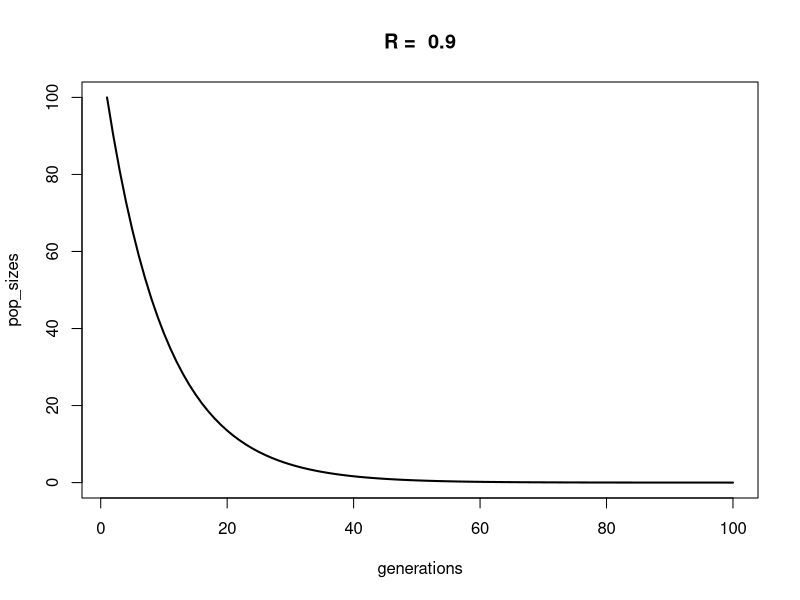
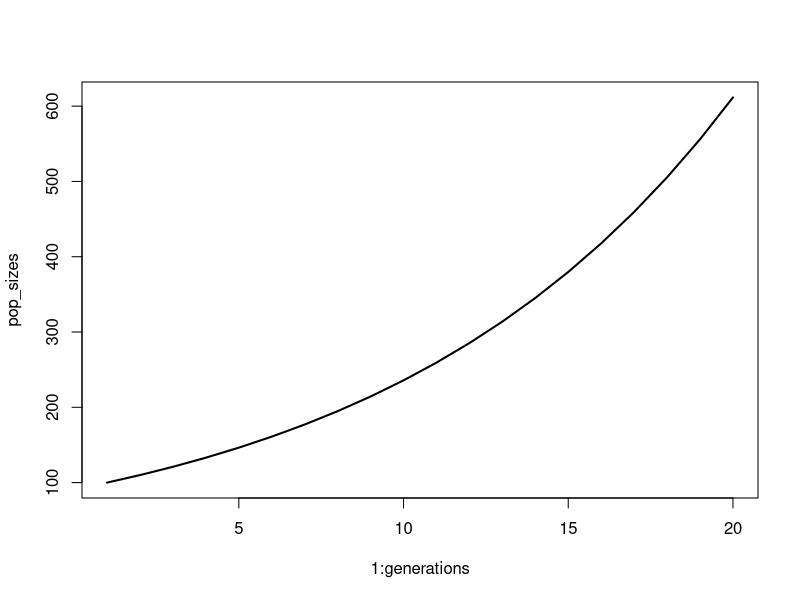
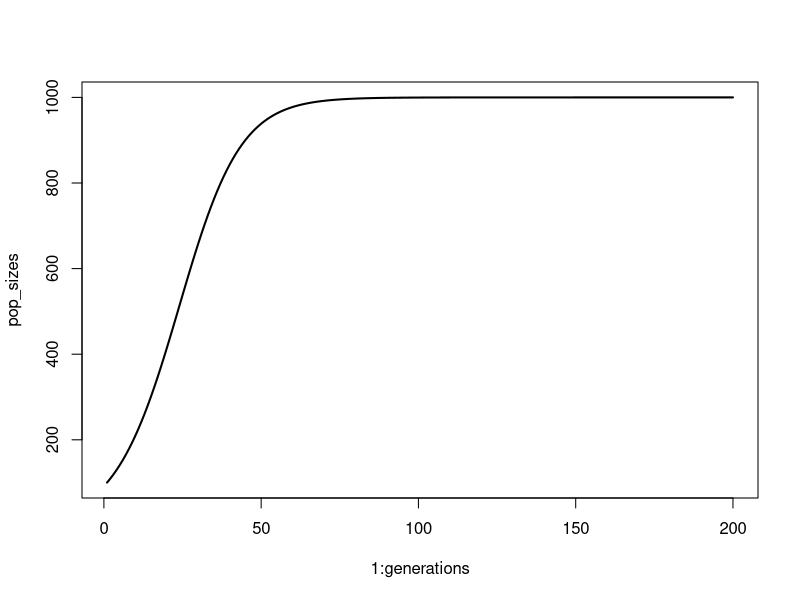
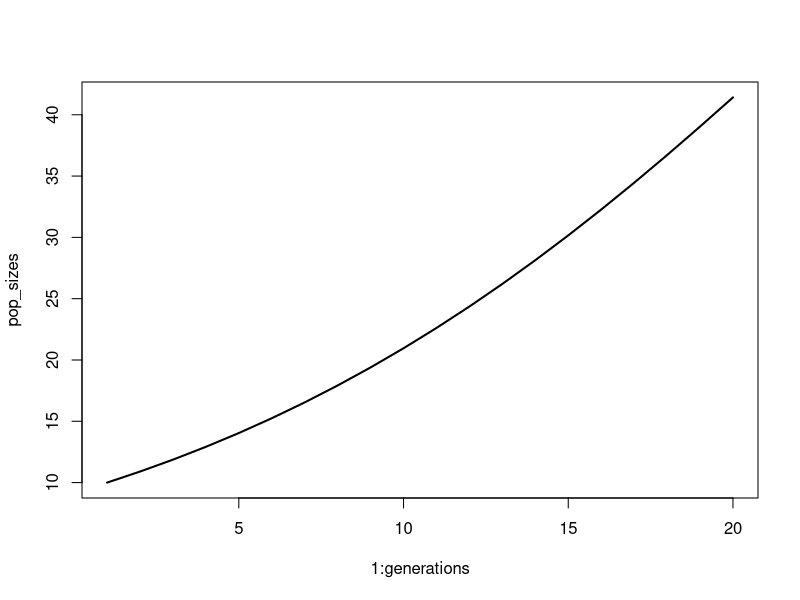
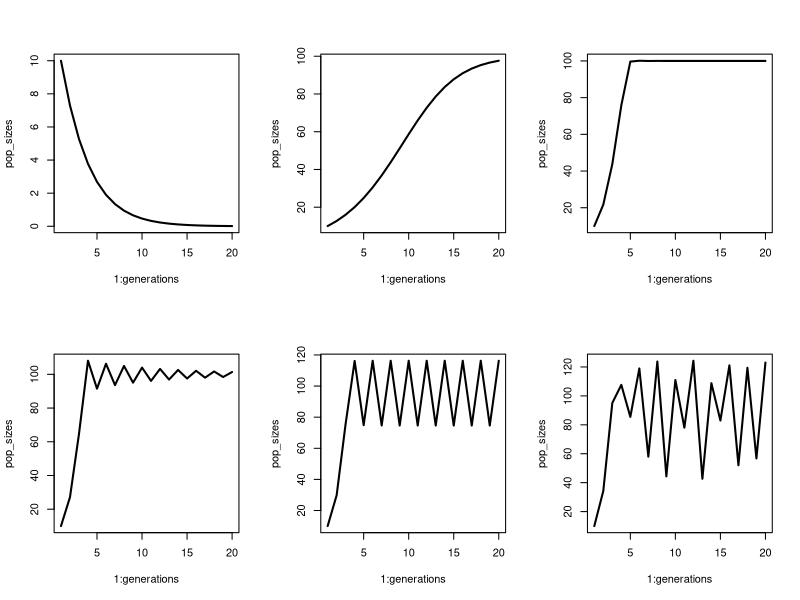
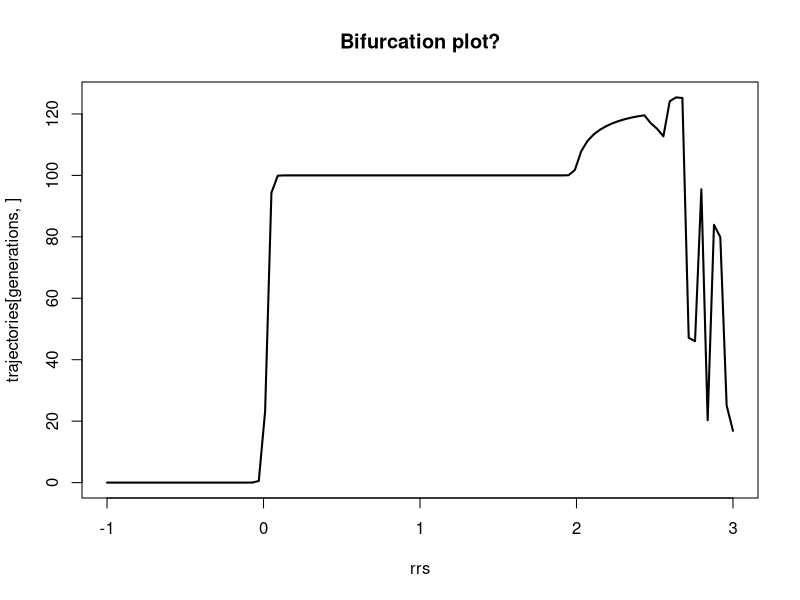
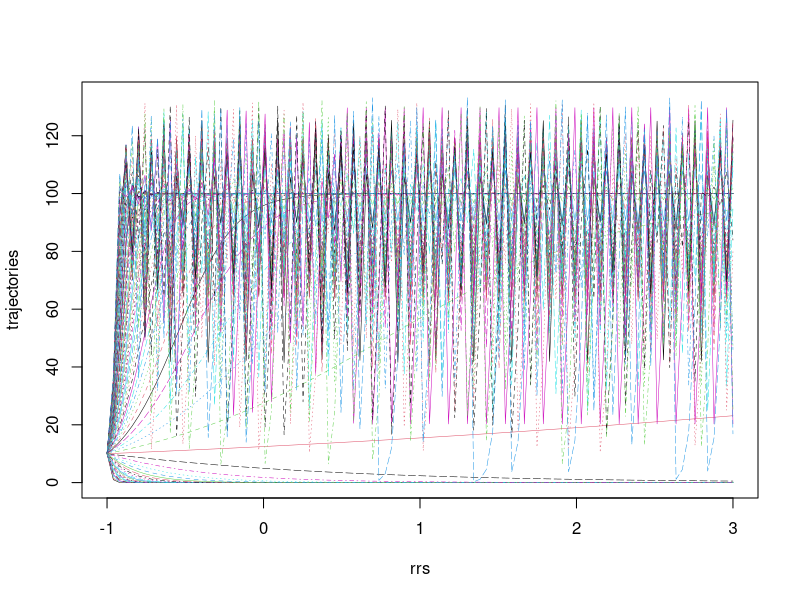
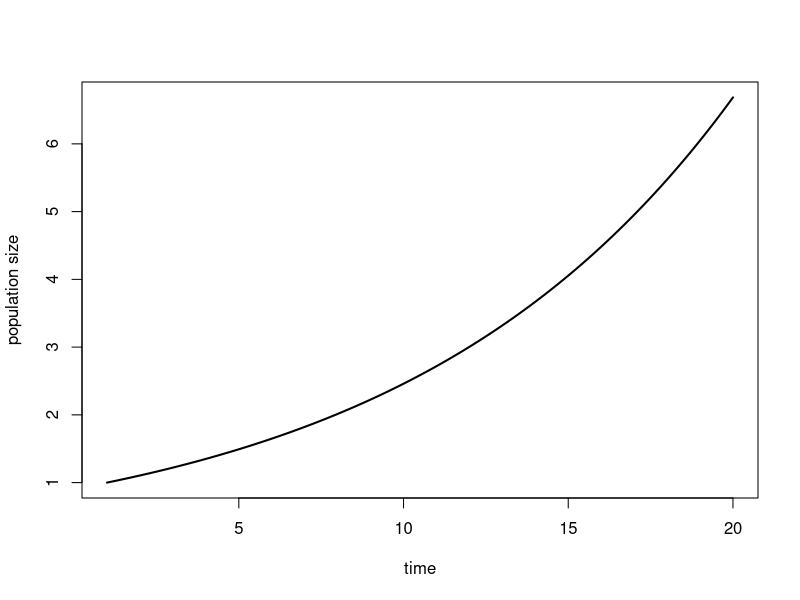

Generate these figures, in order, with R:
## ---- chunk 1
# conditions & parameters (these are new!)
generations <- 100
RR <- 0.9 # R is a parameter
N_init <- 100 # N is a state variable

# create and populate pop size vector
pop_sizes <- numeric(generations)
pop_sizes[1] <- N_init
for (time in 2:generations){
  pop_sizes[time] <- RR*pop_sizes[time-1]
}

head(pop_sizes)

# My favourite plot:
plot(x = 1:generations, y = pop_sizes, type = "l", lwd = 2,
     xlab = "generations", main = paste("R = ", RR))

## ---- chunk 2
# The function
geom_pop_growth <- function(N, RR, generations = 20) {
  pop_sizes <- numeric(generations)
  pop_sizes[1] <- N_init
  for (time in 2:generations){
    pop_sizes[time] <- RR*pop_sizes[time-1]
  }
  plot(y = pop_sizes, x = 1:generations, type = "l", lwd = 2)
  return(pop_sizes)
}

# Run the function 
geom_pop_growth(N = 100, RR = 1.1)
## ---- chunk 3
# parameters
# conditions & parameters (these are new!)
generations <- 200
rr <- .1 # R is a parameter
N_init <- 100 # N is a state variable
K <- 1000 # Carrying capacity - a parameter

# create and populate pop size vector
pop_sizes <- numeric(generations)
pop_sizes[1] <- N_init
for (time in 2:generations){
  pop_sizes[time] <- pop_sizes[time-1]*(1+rr*(1-pop_sizes[time-1]/K))
}
plot(y = pop_sizes, x = 1:generations, type = "l", lwd = 2)

## ---- chunk 4
# The function

logistic_pop_growth <- function(N, rr, generations = 20, K, plot = T) {
  pop_sizes <- numeric(generations)
  pop_sizes[1] <- N
  for (time in 2:generations){
    pop_sizes[time] <- pop_sizes[time-1]*(1+rr*(1-pop_sizes[time-1]/K))
  }
  
  if(plot == T) {plot(y = pop_sizes, x = 1:generations, type = "l", lwd = 2)}
  return(pop_sizes)
}

# Run the function
logistic_pop_growth(N = 10, rr = 0.1, K = 100)

## ---- chunk 5
rrs <- c(-0.3, 0.3, 1.3, 1.9, 2.2, 2.7)

par(mfrow = c(2,3))
for(rr in rrs) {
  logistic_pop_growth(N = 10, rr = rr, generations = 20, K = 100)
}
## ---- chunk 6
rrs <- seq(from = -1, to = 3, length.out = 100)
generations <- 100
trajectories <- sapply(rrs, function(x) logistic_pop_growth(N = 10, K = 100, rr = x, generations = generations, plot = F))

# I think this is what a bifurcation plot is!
par(mfrow = c(1,1))
matplot(y = trajectories[generations, ], x = rrs, type = "l", lwd = 2, main = "Bifurcation plot?")

# Or maybe it's this, but so messy!
matplot(y = trajectories, x = rrs, type = "l", lwd = 0.5)
## ---- chunk 7
library(deSolve)

# Set up the model
expGrowthODE <- function(tt, NN, params) { # Note that this needs to be (time, init, params!)
  derivs <- params["rr"]*NN # Exponential growth equation
  return(list(derivs))  # Return the derivs 
}

# Use lsoda to run the ODE
# lsoda(initial value of state variable, time seq, user-defined model, parameters)

# Set initial and parameters
init <- 1
tseq <- seq(from = 1, to = 20, by = 0.01)
parameters <- c(rr = 0.1)

pop_growth <- lsoda(init, tseq, expGrowthODE, parameters)
head(pop_growth)
plot(x = pop_growth[, 1], y = pop_growth[, 2], type = "l", lwd = 2,
     xlab = "time", ylab = "population size")
## ---- chunk 8
# Set up the model
logGrowthODE <- function(tt, NN, params) { 
  derivs <- params["rr"]*NN*(1-(NN/params["kk"]))
  return(list(derivs))  # Return the derivs 
}

# Set initial and parameters
init <- 10
tseq <- seq(from = 1, to = 125, by = 0.01)
parameters <- c(rr = 0.05, kk = 100)

log_pop_growth <- lsoda(init, tseq, logGrowthODE, parameters)
head(log_pop_growth)
plot(x = log_pop_growth[, 1], y = log_pop_growth[, 2], type = "l", lwd = 2,
     xlab = "time", ylab = "population size")

# plot dN/dT vs time
log_pop_growth <- data.frame(log_pop_growth)
log_pop_growth[,3] <- rep(NA, nrow(log_pop_growth))
# log_pop_growth[1, 3] <- 0
# Get dN per dt
differences <- diff(log_pop_growth[,2])
log_pop_growth[2:nrow(log_pop_growth), 3] <- differences
plot(x = log_pop_growth[, 1], y = log_pop_growth[, 3], type = "l", lwd = 2,
     xlab = "time", ylab = "change in population size")

# Fix names of log_pop_growth to be a bit more readable
colnames(log_pop_growth)

colnames(log_pop_growth) <- c("time", "pop_size", "growth"); colnames(log_pop_growth)

# make a stacked plot
par(mfrow = c(2, 1))
plot(x = log_pop_growth[, 1], y = log_pop_growth[, 2], type = "l", lwd = 2,
     xlab = "time", ylab = "population size")
plot(x = log_pop_growth[, 1], y = log_pop_growth[, 3], type = "l", lwd = 2,
     xlab = "time", ylab = "change in population size")

# Find out where growth rate (dN/dT) peaks
max_growth <- log_pop_growth[which(log_pop_growth[,3] == max(log_pop_growth[,3], na.rm = T)), ]
max_growth

# Make a single plot, maybe :o
par(mfrow = c(1,1), mar = c(5,4,4,4)+0.3)
plot(x = log_pop_growth[, 1], y = log_pop_growth[, 2], type = "l", lwd = 3,
     xlab = "time", ylab = "population size", main = "Population with logistic growth")
par(new = T)
plot(x = log_pop_growth[, 1], y = log_pop_growth[, 3], type = "l", lwd = 3, xlab = "", ylab = "", axes = F, col = "darkgreen")
axis(side = 4, at = pretty(range(log_pop_growth[, 3], na.rm = T)))
mtext(side = 4, "growth rate", line = 3)
text(15, .012, "growth rate", col = "darkgreen")
text(80, .012, "population size")
abline(v = max_growth[, 1], lwd = 2, lty = 2)
mtext(side = 1, text = paste("Max growth rate occurs when N = ", floor(max_growth[,2]), sep = ""), line = 4)
## ---- chunk 9
# Set initial and parameters
init <- 10
tseq <- seq(from = 1, to = 125, by = 0.01)

# In exercise 3.3.2, we explored values of rr. 
# Let's do that again, but with the continuous version
# Recall that earlier, rrs <- c(-0.3, 0.3, 1.3, 1.9, 2.2, 2.7)
# We can do this in a loop.

rrs <- c(-0.3, 0.3, 1.3, 1.9, 2.2, 2.7) 
par(mfrow = c(2,3))
for (ii in rrs) {
  parameters <- c(rr = ii, kk = 100)
  log_pop_growth2 <- lsoda(init, tseq, logGrowthODE, parameters)
  head(log_pop_growth2)
  plot(y = log_pop_growth2[,2], x = log_pop_growth2[,1], type = "l", lwd = 3, xlab = "time", ylab = "population size", main = paste("r = ", ii))
  }
